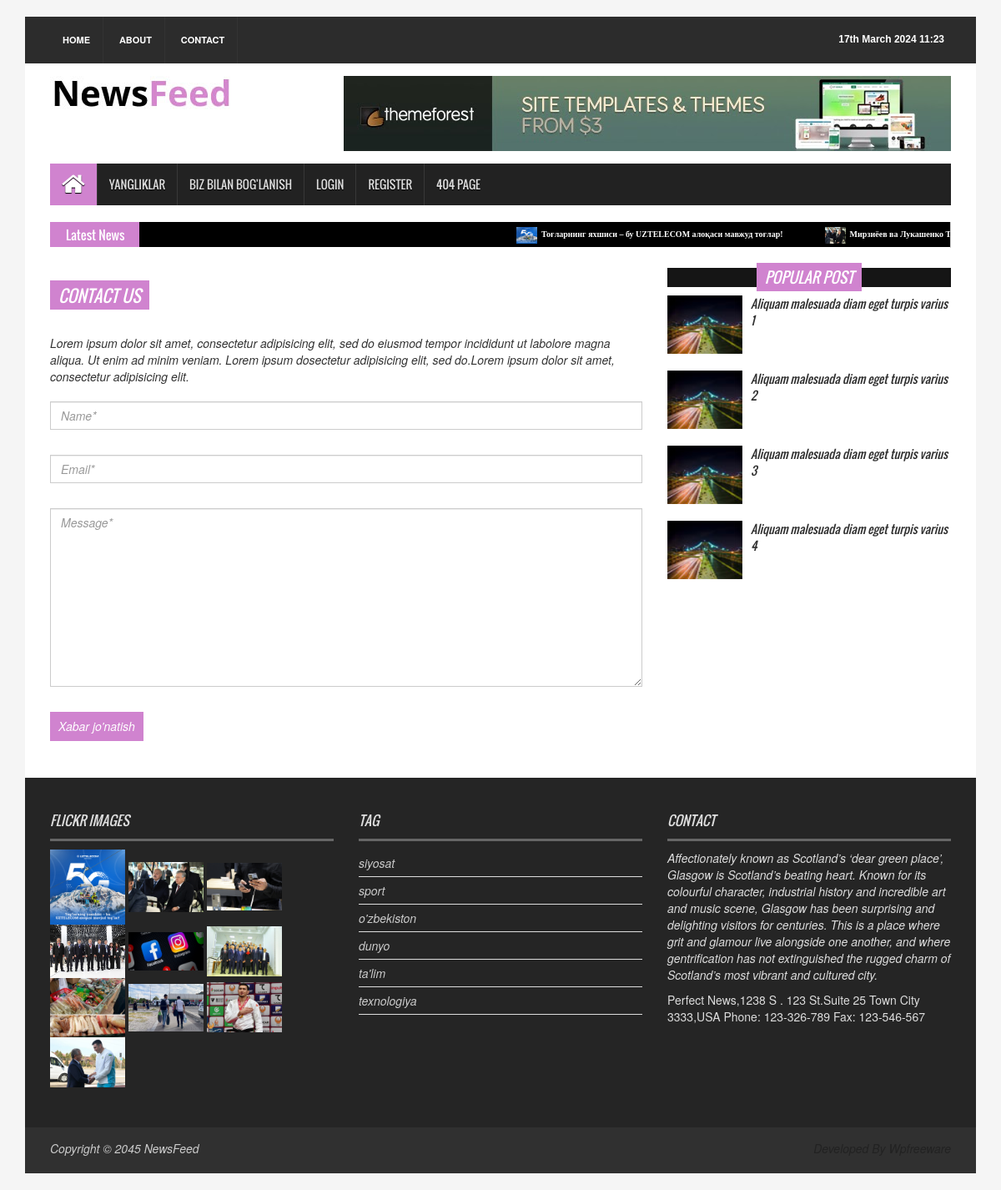
Page /contact/ on the committed database.
### news_app/models.py (models this page shows, shortened)
class News(models.Model):
    class Status(models.TextChoices):# tanlash hosil qilish uchun ishlatiladi dropdown
        draft = "DF","Draft"
        published = "PD","Published"
    title = models.CharField(max_length=250)
    slug = models.SlugField(max_length=250)
    body = models.TextField()
    image = models.ImageField(upload_to='news/images')
    category = models.ForeignKey(Category,on_delete=models.CASCADE)
    publish_time = models.DateTimeField(default=timezone.now)# yanglik qachonki saytga chiqarilsa o'sha vaqtni oladi
    created_time = models.DateTimeField(auto_now_add=True) #yaratilgan vaqtni avtomatik oladi va bu vaqtni o'zgartrib bolmaydi
    updated_time = models.DateTimeField(auto_now=True)#har safar yangilanganda yangi vaqtni oladi ,o'zgartirsa boladi
    status = models.CharField(max_length=2,
                              choices=Status.choices,
                              default=Status.draft
                              )
    objects = models.Manager()
    published = PublishedManager()
    class Meta:
        ordering = ["-publish_time"] #yangliklarni teskari tartiblab chiqarish, yani oxirgi qo'shilgan birinchida

class Category(models.Model):
    name = models.CharField(max_length=100)

### news_app/views.py (the view, shortened to what this page needs)
# urls.py: path('contact/',ContactPageView.as_view(),name="contact_page"),
class ContactPageView(TemplateView):
    template_name = 'news/contact.html'
    def get(self,request,*args,**kwargs):
        form = ContactForm()
        context ={
            "form":form
        }
        return render(request,'news/contact.html',context)

### news_app/forms.py
class ContactForm(forms.ModelForm):
    class Meta:
        model = Contact
        fields = "__all__"  #['name','email','message']

### news_app/context_processor.py (called while the page is built)
def latest_news(request):
    categories = Category.objects.all()
    latest_news = News.published.all().order_by('-publish_time')[:10]
    context = {
        'latest_news':latest_news,
        'categories':categories
    }
    return context

### news_app/models.py (called while the page is built)
    def get_queryset(self):
        return super().get_queryset().filter(status=News.Status.published)

### templates/news/contact.html (shortened to what this page needs)
{% extends 'news/base.html' %}
{% load static %}
{% block content %}
  <section id="contentSection">
    <div class="row">
      <div class="col-lg-8 col-md-8 col-sm-8">
        <div class="left_content">
          <div class="contact_area">
            <h2>Contact Us</h2>
            <p>Lorem ipsum dolor sit amet, consectetur adipisicing elit, sed do eiusmod tempor incididunt ut labolore magna aliqua. Ut enim ad minim veniam. Lorem ipsum dosectetur adipisicing elit, sed do.Lorem ipsum dolor sit amet, consectetur adipisicing elit.</p>
            <form action="#" class="contact_form" method="post">{% csrf_token %}
              <input class="form-control" type="text" placeholder="Name*" name="name">
              <input class="form-control" type="email" placeholder="Email*" name="email">
              <textarea class="form-control" cols="30" rows="10" placeholder="Message*" name="message"></textarea>
              <input type="submit" value="Xabar jo'natish">
            </form>
          </div>
        </div>
      </div>
      <div class="col-lg-4 col-md-4 col-sm-4">
        <aside class="right_content">
          <div class="single_sidebar">
            <h2><span>Popular Post</span></h2>
            <ul class="spost_nav">
              <li>
                <div class="media wow fadeInDown"> <a href="single_page.html" class="media-left"> <img alt="" src="{% static 'images/post_img2.jpg' %}"> </a>
                  <div class="media-body"> <a href="single_page.html" class="catg_title"> Aliquam malesuada diam eget turpis varius 1</a> </div>
                </div>
              </li>
              <li>
                <div class="media wow fadeInDown"> <a href="single_page.html" class="media-left"> <img alt="" src="{% static 'images/post_img2.jpg' %}"> </a>
                  <div class="media-body"> <a href="single_page.html" class="catg_title"> Aliquam malesuada diam eget turpis varius 2</a> </div>
                </div>
              </li>
              <li>
                <div class="media wow fadeInDown"> <a href="single_page.html" class="media-left"> <img alt="" src="{% static 'images/post_img2.jpg' %}"> </a>
                  <div class="media-body"> <a href="single_page.html" class="catg_title"> Aliquam malesuada diam eget turpis varius 3</a> </div>
                </div>
              </li>
              <li>
                <div class="media wow fadeInDown"> <a href="single_page.html" class="media-left"> <img alt="" src="{% static 'images/post_img2.jpg' %}"> </a>
                  <div class="media-body"> <a href="single_page.html" class="catg_title"> Aliquam malesuada diam eget turpis varius 4</a> </div>
                </div>
              </li>
            </ul>
          </div>
        </aside>
      </div>
    </div>
  </section>
{% endblock content %}

### templates/news/base.html (shortened to what this page needs)
{% load static %}
<html>
<head>
<link rel="stylesheet" type="text/css" href="{% static 'css/bootstrap.min.css' %}">
<link rel="stylesheet" type="text/css" href="{% static 'css/font-awesome.min.css' %}">
<link rel="stylesheet" type="text/css" href="{% static 'css/animate.css' %}">
<link rel="stylesheet" type="text/css" href="{% static 'css/font.css' %}">
<link rel="stylesheet" type="text/css" href="{% static 'css/li-scroller.css' %}">
<link rel="stylesheet" type="text/css" href="{% static 'css/slick.css' %}">
<link rel="stylesheet" type="text/css" href="{% static 'css/jquery.fancybox.css' %}">
<link rel="stylesheet" type="text/css" href="{% static 'css/theme.css' %}">
<link rel="stylesheet" type="text/css" href="{% static 'css/style.css' %}">
</head>
<body>
<div class="container">
  <header id="header">
    <div class="row">
      <div class="col-lg-12 col-md-12 col-sm-12">
        <div class="header_top">
          <div class="header_top_left">
            <ul class="top_nav">
              <li><a href="{% url 'home_page' %}">Home</a></li>
              <li><a href="#">About</a></li>
              <li><a href="{% url 'contact_page' %}">Contact</a></li>
            </ul>
          </div>
          <div class="header_top_right">
            <p>{% now "jS F Y H:i" %}</p>
          </div>
        </div>
      </div>
      <div class="col-lg-12 col-md-12 col-sm-12">
        <div class="header_bottom">
          <div class="logo_area"><a href="index.html" class="logo"><img src="{% static 'images/logo.jpg' %}" alt=""></a></div>
          <div class="add_banner"><a href="#"><img src="{% static 'images/addbanner_728x90_V1.jpg' %}" alt=""></a></div>
        </div>
      </div>
    </div>
  </header>
  <section id="navArea">
    <nav class="navbar navbar-inverse" role="navigation">
      <div id="navbar" class="navbar-collapse collapse">
        <ul class="nav navbar-nav main_nav">
          <li class="active"><a href="index.html"><span class="fa fa-home desktop-home"></span><span class="mobile-show">Bosh sahifa</span></a></li>
          <li class="dropdown"> <a href="#" class="dropdown-toggle" data-toggle="dropdown" role="button" aria-expanded="false">Yangliklar</a>
          </li>
          <li><a href="{% url 'contact_page' %}">Biz bilan bog'lanish</a></li>
          <li><a href="#">Login</a></li>
          <li><a href="pages/contact.html">Register</a></li>
          <li><a href="pages/404.html">404 Page</a></li>
        </ul>
      </div>
    </nav>
  </section>
  <section id="newsSection">
    <div class="row">
      <div class="col-lg-12 col-md-12">
        <div class="latest_newsarea"> <span>Latest News</span>
          <ul id="ticker01" class="news_sticker">
            {% for ln in latest_news %}
            <li><a href="#"><img src="{{ln.image.url}}" alt="">{{ln.title | truncatewords:8}}</a></li>
            {% endfor %}
          </ul>
        </div>
      </div>
    </div>
  </section>
{% block content %}{% endblock content %}
<footer id="footer">
    <div class="footer_top">
      <div class="row">
        <div class="col-lg-4 col-md-4 col-sm-4">
          <div class="footer_widget wow fadeInLeftBig">
            <h2>Flickr Images</h2>
            {% for img in latest_news %}
              <img src="{{img.image.url}}" alt="" width="90">
            {% endfor %}
          </div>
        </div>
        <div class="col-lg-4 col-md-4 col-sm-4">
          <div class="footer_widget wow fadeInDown">
            <h2>Tag</h2>
            <ul class="tag_nav">
              {% for ctg in categories %}
              <li><a href="#">{{ctg.name}}</a></li>
              {% endfor %}
            </ul>
          </div>
        </div>
        <div class="col-lg-4 col-md-4 col-sm-4">
          <div class="footer_widget wow fadeInRightBig">
            <h2>Contact</h2>
            <p>Affectionately known as Scotland’s ‘dear green place’, Glasgow is Scotland’s beating heart. Known for its colourful character, industrial history and incredible art and music scene, Glasgow has been surprising and delighting visitors for centuries. This is a place where grit and glamour live alongside one another, and where gentrification has not extinguished the rugged charm of Scotland’s most vibrant and cultured city.  </p>
            <address>
            Perfect News,1238 S . 123 St.Suite 25 Town City 3333,USA Phone: 123-326-789 Fax: 123-546-567
            </address>
          </div>
        </div>
      </div>
    </div>
    <div class="footer_bottom">
      <p class="copyright">Copyright &copy; 2045 <a href="index.html">NewsFeed</a></p>
      <p class="developer">Developed By Wpfreeware</p>
    </div>
  </footer>
</div>
</body>
</html>

### static/css/li-scroller.css (style rules this page uses)
ul.newsticker { position:relative; left:750px; font:bold 10px Verdana; list-style-type:none; margin:0; padding:0 }
ul.newsticker li { float:left; margin:0; padding:0 }
ul.newsticker a { white-space:nowrap; padding:0; color:#fff; margin:0 50px 0 0 }
ul.newsticker a > img { height:20px; margin-right:5px; width:25px }

### static/css/theme.css (style rules this page uses)
.navbar-inverse .navbar-nav > .active > a, .navbar-inverse .navbar-nav > .active > a:hover, .navbar-inverse .navbar-nav > .active > a:focus { background-color:#d083cf }
.latest_newsarea span { background:none repeat scroll 0 0 #d083cf }
.single_sidebar > h2 span { background:none repeat scroll 0 0 #d083cf }
.contact_area > h2 { background-color:#d083cf }
.contact_form input[type="submit"] { background-color:#d083cf }

### rows in the picture
News: image (picture), title "Тоғларнинг яхшиси – бу UZTELECOM алоқаси мавжуд тоғлар!"
News: image (picture), title "Мирзиёев ва Лукашенко…"
News: image (picture)
News: image (picture)
News: image (picture)
News: image (picture)
News: image (picture)
News: image (picture)
News: image (picture)
News: image (picture)
Category: name "siyosat"
Category: name "sport"
Category: name "o'zbekiston"
Category: name "dunyo"
Category: name "ta'lim"
Category: name "texnologiya"
